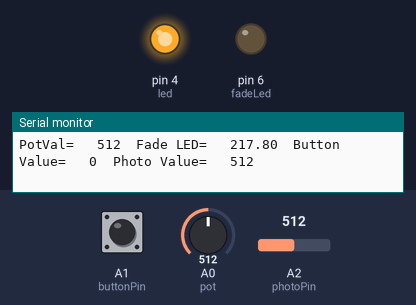
Bench run of a sketch on a simulated Arduino Uno, built with avr-gcc and run on an emulated ATmega328P. Shown: output pins drawn as LEDs (lit = HIGH), the last lines printed to the serial monitor. The inputs (shaded band) are chosen by the test bench; at power-on: A2 (photoPin) = 512, A0 (pot) = 512, A1 (buttonPin) LOW.

Above: at 1.2 s.
1.3 s: A2 (photoPin) set to 488
At 1.46 s:
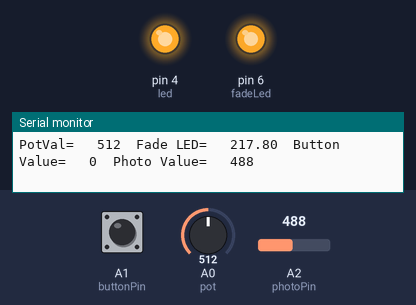
At 2.44 s:
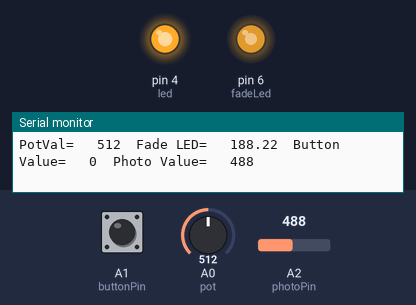
4.3 s: A0 (pot) set to 109
At 6.83 s:
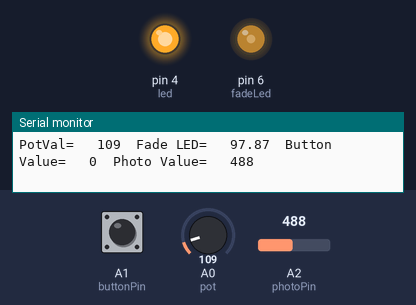
7.3 s: A0 (pot) set to 88
10.3 s: A2 (photoPin) set to 510
13.3 s: A2 (photoPin) set to 490
At 14.3 s:
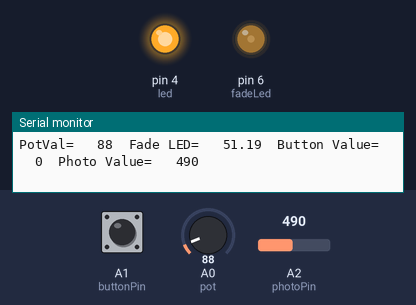
16.3 s: A0 (pot) set to 122
Timing chart, 0 to 20.3 s (numbered marks = the images above; inputs shaded):
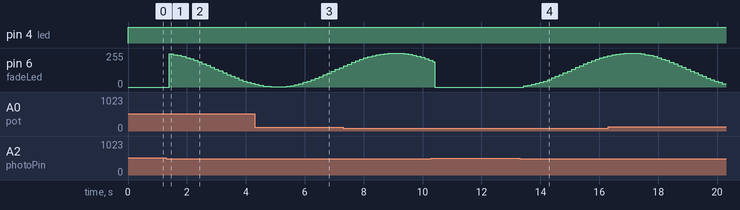

Measured:
- the behaviour switches between 501 and 500 on A2 (photoPin) (found by bisection; images 0 and 1)
- after the input at 1.3 s, pin 6 (fadeLed): 0/255 → 248/255 after 0.10 s, → 243/255 0.14 s later, → 237/255 0.14 s later, → 229/255 0.14 s later, … (21 changes in this stretch)
- after the input at 13.3 s, pin 6 (fadeLed): moves from 0/255 to 235/255 over 2.9 s, starting after 0.13 s

The sketch:

_6inputs.ino
```cpp
const int pot = A0;
const int fadeLed = 6;
const int led = 4;
const int buttonPin = A1;
const int photoPin = A2;
int potValue;
int buttonValue;
int photoValue;

float counter;
int interval = 1000;
int t = 100;
unsigned long prevTime = 0;


void setup() {
  pinMode(fadeLed, OUTPUT);
  pinMode(led, OUTPUT);
  pinMode(buttonPin, INPUT);
  Serial.begin(9600);
}


void loop() {
  long start = millis();

  if (photoValue <= 500) {
    counter = 128 + 127 * cos (0.25 * PI / interval * (interval - start));
    if(start - prevTime >= t){
    prevTime = start;
    analogWrite(fadeLed, counter);
    }
  } else if(photoValue > 500) {
    analogWrite(fadeLed, 0);
  }

  digitalWrite(led, HIGH);
  potValue = analogRead(pot);
  buttonValue = digitalRead(buttonPin);
  photoValue = analogRead(photoPin);
  printserial();

}
```

serial.ino
```cpp
void printserial() {
  Serial.print("PotVal= \t");
  Serial.print(potValue);
  Serial.print("\tFade LED= \t");
  Serial.print(counter);
  Serial.print("\tButton Value= \t");
  Serial.print(buttonValue);
  Serial.print("\tPhoto Value= \t");
  Serial.print(photoValue);
  Serial.println();
}
```
